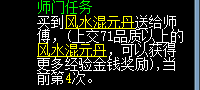
#> input picture shimendaima/shimen/img.png, 200 x 90 px
$ python -i '文字识别.py'   (imports and definitions only)
#> lines starting #> are read from the running program, lines starting #| are printed output that depends on the picture; after the words box and inside, x2 and y2 are one past the last pixel; in counts of white or black regions, pixels touching at a corner belong together
import cv2
import numpy as np
import re
import logging
from paddleocr import PaddleOCR
from difflib import SequenceMatcher  # 用于计算字符串相似度

# 屏蔽PaddleOCR的DEBUG日志
# [1 line not run here, left out]


# --------------------------
# 新增：字典加载与模糊匹配功能
# --------------------------
# [58 lines left out: functions load_dictionary, get_similar_word, correct_text_with_dictionaries, not called in this run]


# --------------------------
# 原有功能：图像处理与OCR识别（核心修改：二值化前先放大）
# --------------------------
def binarize_image(img_path):
#> called with img_path = 'shimen/img.png'
    img = cv2.imread(img_path)
#> img is the input picture: shape (90, 200, 3); mean B, G, R 28.5, 39.2, 35.7
    if img is None:
        raise ValueError(f"无法读取图片：{img_path}")

    # 核心修改：二值化前先放大图片（放大2.5倍，用INTER_LANCZOS4插值保留文字细节）
    # fx/fy：放大倍数，可根据需求调整（如3.0表示放大3倍）
    img_enlarged = cv2.resize(img, None, fx=2.5, fy=2.5, interpolation=cv2.INTER_LANCZOS4)
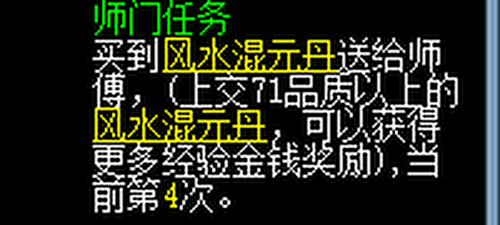
#> img_enlarged: shape (225, 500, 3); mean B, G, R 31.9, 44, 40

    # 后续步骤不变：先转灰度图，再二值化
    gray = cv2.cvtColor(img_enlarged, cv2.COLOR_BGR2GRAY)
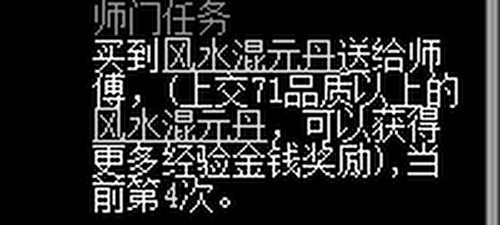
#> gray: shape (225, 500); min 0, max 255, mean 41.4
    _, binary = cv2.threshold(gray, 0, 255, cv2.THRESH_BINARY_INV + cv2.THRESH_OTSU)
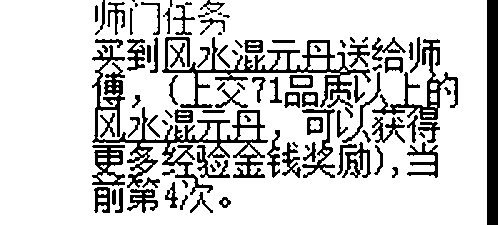
#> binary: shape (225, 500); 80.7% white; 100 black regions (15 under 20 px), largest, box (x1, y1, x2, y2) and area: (92, 45, 268, 195) 4047, (162, 37, 371, 108) 2613, (487, 0, 498, 225) 2475

    # 返回放大后的二值化图和原始图（便于后续显示和识别）
    return binary, img_enlarged  # 注意：此处返回放大后的原图，而非原始尺寸原图


# [1 line that did not run here, left out]


# [65 lines left out: functions ocr_and_sort, extract_key_info, not called in this run]


# --------------------------
# 主流程：整合所有功能（修复返回值接收问题）
# --------------------------
# [41 lines not run here, left out]

>>> result = binarize_image('shimen/img.png')
